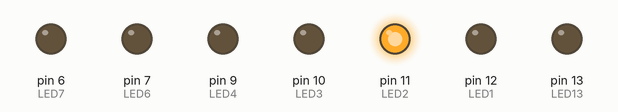
Recording of a sketch running on a simulated Arduino Uno, built with avr-gcc and run on an emulated ATmega328P. Shown: output pins drawn as LEDs (lit = HIGH).

Above: at 0.15 s.
At 1.95 s:
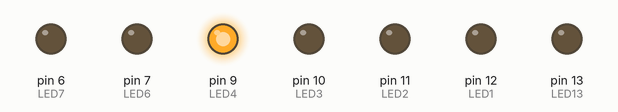
At 3.15 s:
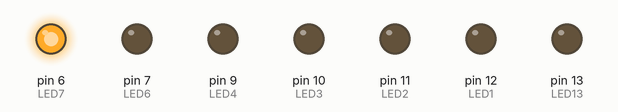
At 4.35 s:
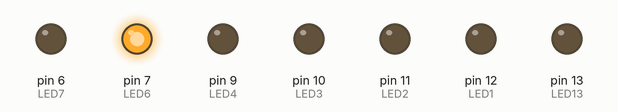
At 8.25 s:
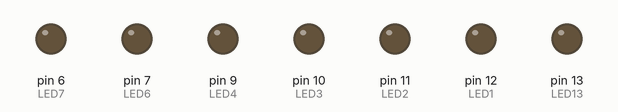
Timing chart, 0 to 8.6 s (numbered marks = the images above):
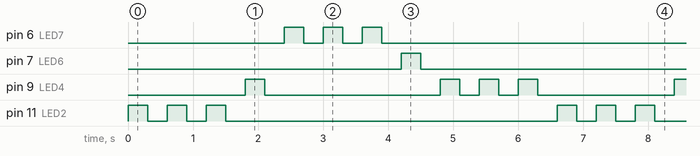

Measured:
- by itself, pin 6 (LED7), pin 11 (LED2): repeats every 6.6 s: 2 × (LOW 0.30 s, HIGH 0.30 s), LOW 5.1 s, HIGH 0.30 s
- by itself, pin 7 (LED6): alternates HIGH for 0.30 s and LOW for 6.3 s
- by itself, pin 9 (LED4): repeats every 6.6 s: LOW 2.7 s, 2 × (HIGH 0.30 s, LOW 0.30 s), HIGH 0.30 s, LOW 2.1 s, HIGH 0.30 s

The sketch:

lighting_6.ino
```cpp
int LED1 =12;
int LED2 =11;
int LED3 =10;
int LED4 =9;
int LED13=13;
int LED6 =7;
int LED7 =6;

void setup()
{
  pinMode(LED1,OUTPUT);
  pinMode(LED2,OUTPUT);
  pinMode(LED3,OUTPUT);
  pinMode(LED4,OUTPUT);
  pinMode(LED13,OUTPUT);
  pinMode(LED6,OUTPUT);
  pinMode(LED7,OUTPUT);


}
void loop()
{


 digitalWrite(LED2,HIGH);
  delay(300);

  digitalWrite(LED2,LOW);
  delay(300);

  digitalWrite(LED2,HIGH);
  delay(300);

  digitalWrite(LED2,LOW);
  delay(300);

  digitalWrite(LED2,HIGH);
  delay(300);

 digitalWrite(LED2,LOW);
  delay(300);


digitalWrite(LED4,HIGH);
  delay(300);

  digitalWrite(LED4,LOW);
  delay(300);


 digitalWrite(LED7,HIGH);
  delay(300);

  digitalWrite(LED7,LOW);
  delay(300);

  digitalWrite(LED7,HIGH);
  delay(300);

  digitalWrite(LED7,LOW);
  delay(300);

  digitalWrite(LED7,HIGH);
  delay(300);

 digitalWrite(LED7,LOW);
  delay(300);


 digitalWrite(LED6,HIGH);
  delay(300);

  digitalWrite(LED6,LOW);
  delay(300);


 digitalWrite(LED4,HIGH);
  delay(300);

  digitalWrite(LED4,LOW);
  delay(300);

  digitalWrite(LED4,HIGH);
  delay(300);

  digitalWrite(LED4,LOW);
  delay(300);

  digitalWrite(LED4,HIGH);
  delay(300);

 digitalWrite(LED4,LOW);
  delay(300);


}
```
